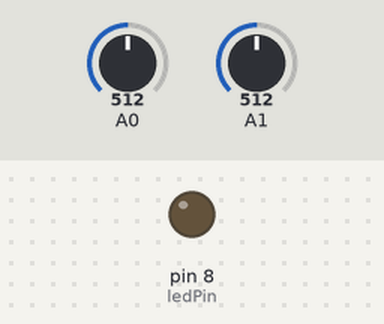
A sketch run on a simulated Arduino Uno, built with avr-gcc and run on an emulated ATmega328P. Parts: output pins drawn as LEDs (lit = HIGH). Dashed ring = blinking. The test bench sets the inputs (shaded band); at power-on: A0 = 512, A1 = 512. What the sketch prints to the serial monitor is not drawn.

Above: at 0.1 s.
At 2.06 s:
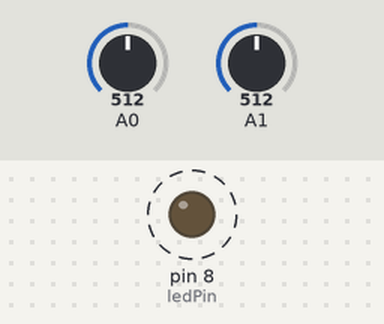
2.3 s: A0 set to 122
8.3 s: A0 set to 0
At 8.86 s:
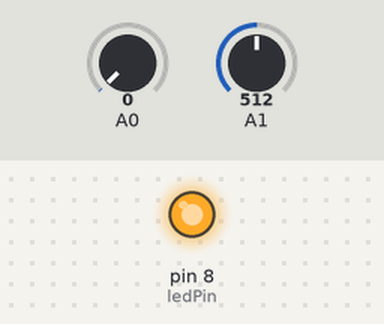
11.3 s: A0 set to 306
Timing chart, 0 to 18.3 s (numbered marks = the images above; inputs shaded):
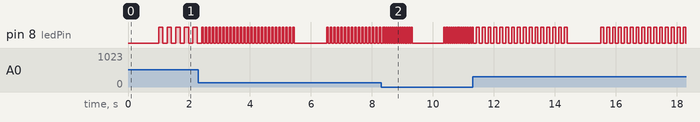

The sketch:

Arduino_plays_bach.ino
```cpp
/*
 Arduino Plays Bach - Prelude in C

 Este código mostra como conectar um dispositivo midi ao Arduino.
 Através da porta serial, o Arduino envia informação (protocolo midi) de (note on) e (note off) para o módulo de som.
 Note on (tecla do teclado pressionada) e note off (momento em que a tecla deixa de ser pressionada).
 Assim é possível controlar qualquer dispositivo midi. Ex.: Baterias eletrônicas, Teclados e através de uma interface
 midi, conectada ao computador, controlar VSTs.

 O Circuito:
 * Entrada do pino digital 1 é conectada ao pino 5 do cabo midi (macho).
 * Pino 2 (cabo midi) conectado ao terra.
 * Pino 4 (cabo midi) conectado aos +5V em série com um resistor de 220 ohms.
 * Há um led conectado ao pino digital 8, que acende e apaga cada vez que uma nota é tocada.

 Conecte o cabo midi no módulo midi e ouça a música.

 Programa criado por Marcelo Rocha.

 Este código é de domínio público.

 Assista ao vídeo do projeto funcionando: www.fisicarduino.com

 */

boolean estado = 1; // Variável que define o estado do led ( aceso ou apagado ).
int ledPin = 8; // Pino do led.
// A variável Notas é um array que contém as notas da música. Cada nota musical equivale a um valor em hexadecimal.
// 0x3C é o dó central do piano, o dó3 e assim por diante.
char notas[] = {0x3C,0x40,0x43,0x48,0x4C,0x43,0x48,0x4C,0x3C,0x40,0x43,0x48,0x4C,0x43,0x48,0x4C,
                0x3C,0x3E,0x45,0x4A,0x4D,0x45,0x4A,0x4D,0x3C,0x3E,0x45,0x4A,0x4D,0x45,0x4A,0x4D,
                0x3B,0x3E,0x43,0x4A,0x4D,0x43,0x4A,0x4D,0x3B,0x3E,0x43,0x4A,0x4D,0x43,0x4A,0x4D,
                0x3B,0x3C,0x43,0x48,0x4C,0x43,0x48,0x4C,0x3B,0x3C,0x43,0x48,0x4C,0x43,0x48,0x4C};

void setup() {

  Serial.begin(31250); //  Configura a velocidade de comunicação serial.
  pinMode(ledPin, OUTPUT); // Configura o ledPin com saída.
  delay(1000); // Espera 1s.
  /* Através do protocolo midi podemos comandar o dispositivo midi com vários parâmetros.
     Podemos mudar o timbre através de um comando chamado (Program Change), mudar a afinação usando um PITCH BEND e etc.
  */
  Serial.write(0xC0); // Neste caso 0xC0 é o código para enviar informação do tipo PROGRAM CHANGE.
  Serial.write(0x0D); // Aqui temos o número do som que queremos, neste caso é o 0x0D que é 13 em decimal.
}

void loop() {
  // Este for varre o nosso vetor notas, que tem 64 posições.
  for (int nota = 0; nota <= 63; nota ++) {
    /*
      Os dispositivos midi possuem 16 canais de midi, que são mapeados no protocolo assim, de 0x00 à 0x0F.
      Alguns módulos midi são multitimbrais, ou seja, são capazes de reproduzir 16 canais simultaneamente.
      Por exemplo, podemos tem um piano no canal 1 e uma bateria no 10, simultaneamente.
      O módulo que eu uso neste projeto é o Micro Piano da KURZWEIL, este não é multitimbral, pode receber
      informaçaõ em qualquer canal, porém só pode reproduzir um canal por vez.
    */
    int tempo = analogRead(0); // Tempo recebe a leitura da porta analógica 0, potênciometro que controla a velocidade de execução da música.
    int tom = analogRead(1); // Tom recebe a leitura da porta analógica 1, potênciometro que controla a tonalidade da música. Podemos subir 11 semitons.
    tempo = map(tempo, 0 , 1023, 30, 250); // Tempo = ao mapeamento da escala de 0 à 1023 (10 bits) para uma escala de 30 à 250.
    tom = map(tom, 0, 1023, 0, 11); // Tom = ao mapeamento da escala de 0 à 1023 (10 bits) para uma escala de 0 à 11 (semitons).
    // Toca a primeira nota através do canal de midi 1. Canal 1 = 0x90 + 0x00 = 0x90, canal 16 = 0x90 + 0x0F = 0x9F.
    noteOn(0x90, notas[nota]+tom, 0x45);
    digitalWrite(ledPin, estado); // Coloca o led no estado atual. Aceso de estado=1 e apagado se estado=0;
    delay(tempo); // Tempo de duração da nota.
    // Obs.: Aqui temos a mesma nota, transmitida pelo mesmo canal 1, porém com um velocity = 0x00. Que gera um noteOff.
    noteOn(0x90, notas[nota]+tom, 0x00);
    estado = !estado; // Muda os estado do led. Se aceso, apaga ( 1 -> 0). Se apagado, acende ( 0 -> 1 ).
    delay(1); // Pequena pausa para que o módulo receba o noteOff.
  }
  delay(1000); // Espera 1s para repetir a música.
}

// Função noteOn, recebe os parâmetros ( cmd = Comando, pitch = Nota, velocity = (Intensidade com que será tocada a nota, de 0 à 127.))
  void noteOn(int cmd, int pitch, int velocity) {
    Serial.write(cmd); // Envia o comando.
    Serial.write(pitch); // Envia a nota.
    Serial.write(velocity); // Envia o velocity.
}
```
